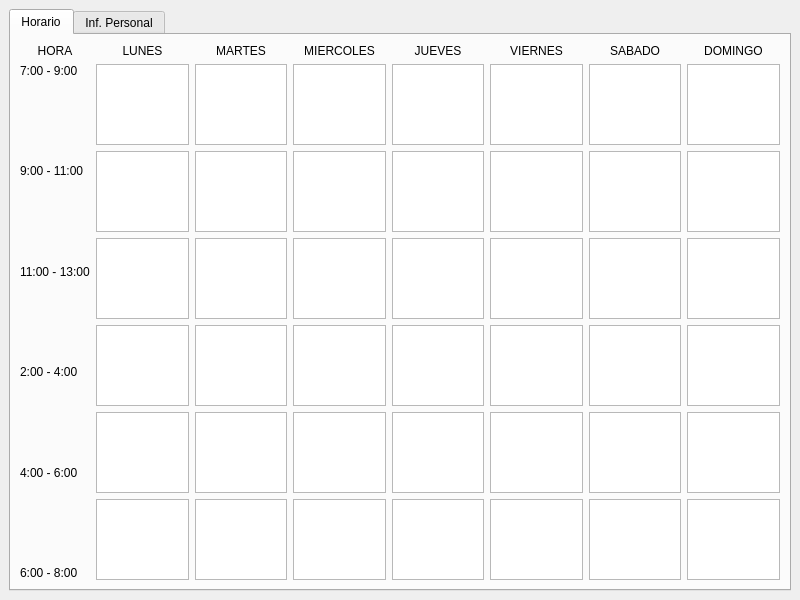
<?xml version="1.0" encoding="UTF-8"?>
<ui version="4.0">
 <class>MainWindow</class>
 <widget class="QMainWindow" name="MainWindow">
  <property name="geometry">
   <rect>
    <x>0</x>
    <y>0</y>
    <width>800</width>
    <height>600</height>
   </rect>
  </property>
  <property name="windowTitle">
   <string>MainWindow</string>
  </property>
  <widget class="QWidget" name="Ventana_principal">
   <layout class="QHBoxLayout" name="horizontalLayout">
    <item>
     <layout class="QVBoxLayout" name="Marco">
      <item>
       <widget class="QTabWidget" name="Tabla_Horario_InfPersonal">
        <property name="currentIndex">
         <number>0</number>
        </property>
        <widget class="QWidget" name="Horario">
         <attribute name="title">
          <string>Horario</string>
         </attribute>
         <layout class="QVBoxLayout" name="verticalLayout_3">
          <item>
           <layout class="QVBoxLayout" name="Marco_sub1">
            <item>
             <layout class="QHBoxLayout" name="Marco_sub2">
              <item>
               <layout class="QVBoxLayout" name="Columna1">
                <item>
                 <widget class="QLabel" name="label">
                  <property name="text">
                   <string>HORA</string>
                  </property>
                  <property name="alignment">
                   <set>Qt::AlignCenter</set>
                  </property>
                 </widget>
                </item>
                <item>
                 <widget class="QLabel" name="label_9">
                  <property name="text">
                   <string>7:00 - 9:00</string>
                  </property>
                 </widget>
                </item>
                <item>
                 <spacer name="verticalSpacer">
                  <property name="orientation">
                   <enum>Qt::Vertical</enum>
                  </property>
                  <property name="sizeHint" stdset="0">
                   <size>
                    <width>20</width>
                    <height>40</height>
                   </size>
                  </property>
                 </spacer>
                </item>
                <item>
                 <widget class="QLabel" name="label_12">
                  <property name="text">
                   <string>9:00 - 11:00</string>
                  </property>
                 </widget>
                </item>
                <item>
                 <spacer name="verticalSpacer_2">
                  <property name="orientation">
                   <enum>Qt::Vertical</enum>
                  </property>
                  <property name="sizeHint" stdset="0">
                   <size>
                    <width>20</width>
                    <height>40</height>
                   </size>
                  </property>
                 </spacer>
                </item>
                <item>
                 <widget class="QLabel" name="label_14">
                  <property name="text">
                   <string>11:00 - 13:00</string>
                  </property>
                 </widget>
                </item>
                <item>
                 <spacer name="verticalSpacer_3">
                  <property name="orientation">
                   <enum>Qt::Vertical</enum>
                  </property>
                  <property name="sizeHint" stdset="0">
                   <size>
                    <width>20</width>
                    <height>40</height>
                   </size>
                  </property>
                 </spacer>
                </item>
                <item>
                 <widget class="QLabel" name="label_13">
                  <property name="text">
                   <string>2:00 - 4:00</string>
                  </property>
                 </widget>
                </item>
                <item>
                 <spacer name="verticalSpacer_4">
                  <property name="orientation">
                   <enum>Qt::Vertical</enum>
                  </property>
                  <property name="sizeHint" stdset="0">
                   <size>
                    <width>20</width>
                    <height>40</height>
                   </size>
                  </property>
                 </spacer>
                </item>
                <item>
                 <widget class="QLabel" name="label_10">
                  <property name="text">
                   <string>4:00 - 6:00</string>
                  </property>
                 </widget>
                </item>
                <item>
                 <spacer name="verticalSpacer_5">
                  <property name="orientation">
                   <enum>Qt::Vertical</enum>
                  </property>
                  <property name="sizeHint" stdset="0">
                   <size>
                    <width>20</width>
                    <height>40</height>
                   </size>
                  </property>
                 </spacer>
                </item>
                <item>
                 <widget class="QLabel" name="label_11">
                  <property name="text">
                   <string>6:00 - 8:00</string>
                  </property>
                 </widget>
                </item>
               </layout>
              </item>
              <item>
               <layout class="QVBoxLayout" name="Columna2">
                <item>
                 <widget class="QLabel" name="label_2">
                  <property name="text">
                   <string>LUNES</string>
                  </property>
                  <property name="alignment">
                   <set>Qt::AlignCenter</set>
                  </property>
                 </widget>
                </item>
                <item>
                 <widget class="QTableWidget" name="tableWidget_26"/>
                </item>
                <item>
                 <widget class="QTableWidget" name="tableWidget_25"/>
                </item>
                <item>
                 <widget class="QTableWidget" name="tableWidget_28"/>
                </item>
                <item>
                 <widget class="QTableWidget" name="tableWidget_24"/>
                </item>
                <item>
                 <widget class="QTableWidget" name="tableWidget_22"/>
                </item>
                <item>
                 <widget class="QTableWidget" name="tableWidget_23"/>
                </item>
               </layout>
              </item>
              <item>
               <layout class="QVBoxLayout" name="Columna3">
                <item>
                 <widget class="QLabel" name="label_3">
                  <property name="text">
                   <string>MARTES</string>
                  </property>
                  <property name="alignment">
                   <set>Qt::AlignCenter</set>
                  </property>
                 </widget>
                </item>
                <item>
                 <widget class="QTableWidget" name="tableWidget_35"/>
                </item>
                <item>
                 <widget class="QTableWidget" name="tableWidget_29"/>
                </item>
                <item>
                 <widget class="QTableWidget" name="tableWidget_32"/>
                </item>
                <item>
                 <widget class="QTableWidget" name="tableWidget_33"/>
                </item>
                <item>
                 <widget class="QTableWidget" name="tableWidget_34"/>
                </item>
                <item>
                 <widget class="QTableWidget" name="tableWidget_30"/>
                </item>
               </layout>
              </item>
              <item>
               <layout class="QVBoxLayout" name="Columna4">
                <item>
                 <widget class="QLabel" name="label_4">
                  <property name="text">
                   <string>MIERCOLES</string>
                  </property>
                  <property name="alignment">
                   <set>Qt::AlignCenter</set>
                  </property>
                 </widget>
                </item>
                <item>
                 <widget class="QTableWidget" name="tableWidget_13"/>
                </item>
                <item>
                 <widget class="QTableWidget" name="tableWidget_12"/>
                </item>
                <item>
                 <widget class="QTableWidget" name="tableWidget_11"/>
                </item>
                <item>
                 <widget class="QTableWidget" name="tableWidget_10"/>
                </item>
                <item>
                 <widget class="QTableWidget" name="tableWidget_9"/>
                </item>
                <item>
                 <widget class="QTableWidget" name="tableWidget_8"/>
                </item>
               </layout>
              </item>
              <item>
               <layout class="QVBoxLayout" name="Columna5">
                <item>
                 <widget class="QLabel" name="label_8">
                  <property name="text">
                   <string>JUEVES</string>
                  </property>
                  <property name="alignment">
                   <set>Qt::AlignCenter</set>
                  </property>
                 </widget>
                </item>
                <item>
                 <widget class="QTableWidget" name="tableWidget_39"/>
                </item>
                <item>
                 <widget class="QTableWidget" name="tableWidget_21"/>
                </item>
                <item>
                 <widget class="QTableWidget" name="tableWidget_27"/>
                </item>
                <item>
                 <widget class="QTableWidget" name="tableWidget_31"/>
                </item>
                <item>
                 <widget class="QTableWidget" name="tableWidget_14"/>
                </item>
                <item>
                 <widget class="QTableWidget" name="tableWidget_7"/>
                </item>
               </layout>
              </item>
              <item>
               <layout class="QVBoxLayout" name="Columna6">
                <item>
                 <widget class="QLabel" name="label_5">
                  <property name="text">
                   <string>VIERNES</string>
                  </property>
                  <property name="alignment">
                   <set>Qt::AlignCenter</set>
                  </property>
                 </widget>
                </item>
                <item>
                 <widget class="QTableWidget" name="tableWidget_46"/>
                </item>
                <item>
                 <widget class="QTableWidget" name="tableWidget_45"/>
                </item>
                <item>
                 <widget class="QTableWidget" name="tableWidget_44"/>
                </item>
                <item>
                 <widget class="QTableWidget" name="tableWidget_48"/>
                </item>
                <item>
                 <widget class="QTableWidget" name="tableWidget_49"/>
                </item>
                <item>
                 <widget class="QTableWidget" name="tableWidget_43"/>
                </item>
               </layout>
              </item>
              <item>
               <layout class="QVBoxLayout" name="Columna7">
                <item>
                 <widget class="QLabel" name="label_6">
                  <property name="text">
                   <string>SABADO</string>
                  </property>
                  <property name="alignment">
                   <set>Qt::AlignCenter</set>
                  </property>
                 </widget>
                </item>
                <item>
                 <widget class="QTableWidget" name="tableWidget_37"/>
                </item>
                <item>
                 <widget class="QTableWidget" name="tableWidget_41"/>
                </item>
                <item>
                 <widget class="QTableWidget" name="tableWidget_42"/>
                </item>
                <item>
                 <widget class="QTableWidget" name="tableWidget_38"/>
                </item>
                <item>
                 <widget class="QTableWidget" name="tableWidget_40"/>
                </item>
                <item>
                 <widget class="QTableWidget" name="tableWidget_36"/>
                </item>
               </layout>
              </item>
              <item>
               <layout class="QVBoxLayout" name="Columna8">
                <item>
                 <widget class="QLabel" name="label_7">
                  <property name="text">
                   <string>DOMINGO</string>
                  </property>
                  <property name="alignment">
                   <set>Qt::AlignCenter</set>
                  </property>
                 </widget>
                </item>
                <item>
                 <widget class="QTableWidget" name="tableWidget_20"/>
                </item>
                <item>
                 <widget class="QTableWidget" name="tableWidget_19"/>
                </item>
                <item>
                 <widget class="QTableWidget" name="tableWidget_18"/>
                </item>
                <item>
                 <widget class="QTableWidget" name="tableWidget_17"/>
                </item>
                <item>
                 <widget class="QTableWidget" name="tableWidget_16"/>
                </item>
                <item>
                 <widget class="QTableWidget" name="tableWidget_15"/>
                </item>
               </layout>
              </item>
             </layout>
            </item>
           </layout>
          </item>
         </layout>
        </widget>
        <widget class="QWidget" name="Inf_Personal">
         <attribute name="title">
          <string>Inf. Personal</string>
         </attribute>
         <layout class="QVBoxLayout" name="verticalLayout_9">
          <item>
           <layout class="QVBoxLayout" name="Marco_sub3">
            <item>
             <layout class="QFormLayout" name="Cuadro_de_info">
              <property name="fieldGrowthPolicy">
               <enum>QFormLayout::AllNonFixedFieldsGrow</enum>
              </property>
              <item row="0" column="0">
               <widget class="QLabel" name="label_15">
                <property name="text">
                 <string>Docente :</string>
                </property>
               </widget>
              </item>
              <item row="0" column="1">
               <widget class="QLineEdit" name="lineEdit"/>
              </item>
              <item row="1" column="0">
               <widget class="QLabel" name="label_16">
                <property name="text">
                 <string>Area :</string>
                </property>
               </widget>
              </item>
              <item row="1" column="1">
               <widget class="QLineEdit" name="lineEdit_5"/>
              </item>
              <item row="2" column="0">
               <widget class="QLabel" name="label_17">
                <property name="text">
                 <string>Asignaturas :</string>
                </property>
               </widget>
              </item>
              <item row="2" column="1">
               <widget class="QLineEdit" name="lineEdit_4"/>
              </item>
              <item row="3" column="0">
               <widget class="QLabel" name="label_18">
                <property name="text">
                 <string>Horas semanales :</string>
                </property>
               </widget>
              </item>
              <item row="3" column="1">
               <widget class="QLineEdit" name="lineEdit_2"/>
              </item>
              <item row="4" column="0">
               <widget class="QLabel" name="label_19">
                <property name="text">
                 <string>Grupos a cargo:</string>
                </property>
               </widget>
              </item>
              <item row="4" column="1">
               <widget class="QLineEdit" name="lineEdit_3"/>
              </item>
              <item row="5" column="0">
               <widget class="QLabel" name="label_20">
                <property name="text">
                 <string>   Semana Actual :</string>
                </property>
               </widget>
              </item>
              <item row="6" column="0">
               <widget class="QLabel" name="label_21">
                <property name="text">
                 <string>Horas dictadas:</string>
                </property>
               </widget>
              </item>
              <item row="6" column="1">
               <widget class="QLabel" name="label_24">
                <property name="text">
                 <string>&quot;X horas&quot;</string>
                </property>
               </widget>
              </item>
              <item row="7" column="0">
               <widget class="QLabel" name="label_22">
                <property name="text">
                 <string>Horas restantes:</string>
                </property>
               </widget>
              </item>
              <item row="7" column="1">
               <widget class="QLabel" name="label_23">
                <property name="text">
                 <string>&quot;Y horas&quot;</string>
                </property>
               </widget>
              </item>
             </layout>
            </item>
           </layout>
          </item>
          <item>
           <spacer name="verticalSpacer_6">
            <property name="orientation">
             <enum>Qt::Vertical</enum>
            </property>
            <property name="sizeHint" stdset="0">
             <size>
              <width>20</width>
              <height>40</height>
             </size>
            </property>
           </spacer>
          </item>
          <item>
           <layout class="QHBoxLayout" name="horizontalLayout_15"/>
          </item>
          <item>
           <layout class="QHBoxLayout" name="horizontalLayout_13">
            <item>
             <layout class="QHBoxLayout" name="horizontalLayout_16">
              <item>
               <widget class="QPushButton" name="pushButton">
                <property name="text">
                 <string>Click para ver detalles</string>
                </property>
               </widget>
              </item>
             </layout>
            </item>
           </layout>
          </item>
          <item>
           <spacer name="verticalSpacer_7">
            <property name="orientation">
             <enum>Qt::Vertical</enum>
            </property>
            <property name="sizeHint" stdset="0">
             <size>
              <width>20</width>
              <height>40</height>
             </size>
            </property>
           </spacer>
          </item>
         </layout>
        </widget>
       </widget>
      </item>
     </layout>
    </item>
   </layout>
  </widget>
 </widget>
 <resources/>
 <connections/>
</ui>
